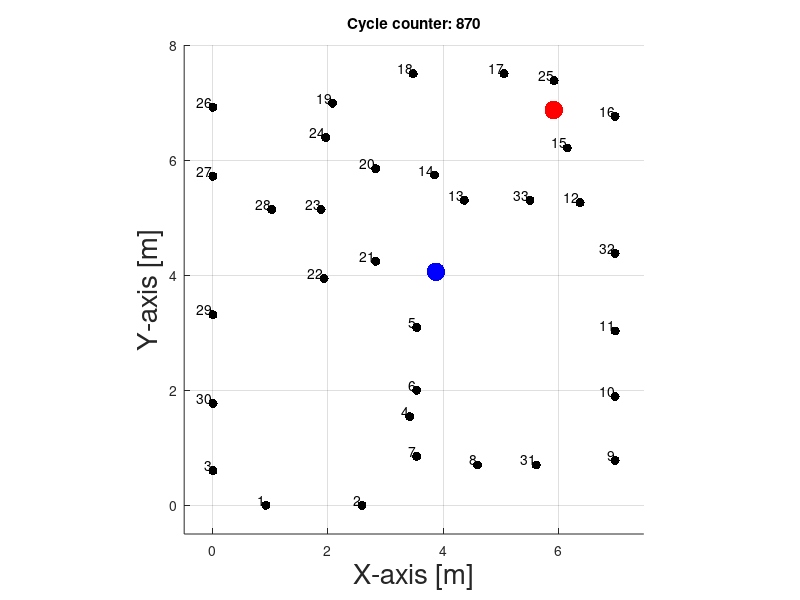

The MATLAB source for this figure:
%%%%%%%%%%%%%%%%%%%%%%%%%%%%%%%%%%%%%%%%%%%%%%%%%%%%%%%%%%%%%%%%%%%%%%%%%%%
%
% Copyright (c) 2014
% The University of Utah
% Sensing and Processing Across Networks (SPAN) Lab
% All rights reserved.
% 
% Redistribution and use, with or without modifications, are permitted
% provided that the following conditions are met:
%
% 1. Redistributions must retain the above copyright notice, this list of
%    conditions, and the following disclaimer in the documentation and/or
%    other materials provided with the distribution.
% 2. Neither the name of the University nor the names of its contributors
%    may be used to endorse or promote products derived from this software
%    without specific prior written permission.
% 
% DISCLAIMER:
%
% THIS SOFTWARE IS PROVIDED BY THE UNIVERSITY AND CONTRIBUTORS ''AS IS'' AND
% ANY EXPRESS OR IMPLIED WARRANTIES, INCLUDING, BUT NOT LIMITED TO, THE
% IMPLIED WARRANTIES OF MERCHANTABILITY AND FITNESS FOR A PARTICULAR PURPOSE
% ARE DISCLAIMED. IN NO EVENT SHALL THE UNIVERSITY OR CONTRIBUTORS BE LIABLE
% FOR ANY DIRECT, INDIRECT, INCIDENTAL, SPECIAL, EXEMPLARY, OR CONSEQUENTIAL
% DAMAGES (INCLUDING, BUT NOT LIMITED TO, PROCUREMENT OF SUBSTITUTE GOODS
% OR SERVICES; LOSS OF USE, DATA, OR PROFITS; OR BUSINESS INTERRUPTION)
% HOWEVER CAUSED AND ON ANY THEORY OF LIABILITY, WHETHER IN CONTRACT, STRICT
% LIABILITY, OR TORT (INCLUDING NEGLIGENCE OR OTHERWISE) ARISING IN ANY WAY
% OUT OF THE USE OF THIS SOFTWARE, EVEN IF ADVISED OF THE POSSIBILITY OF
% SUCH DAMAGE.
% --------------------------------------------------------------------------
%
% Author(s) : Maurizio Bocca, Neal Patwari
% Created   : 2014-01-15
%%%%%%%%%%%%%%%%%%%%%%%%%%%%%%%%%%%%%%%%%%%%%%%%%%%%%%%%%%%%%%%%%%%%%%%%%%%



function getTrueTrajectories()
% A function displaying the true trajectories of the targets during the
% test.

close all; clc;

load('targets_coordinates');
RFsensorLocsMt = ...
    [[92,0];[259,0];[0,60];[342,154];[354,309]; ...
    [354,200];[354,85];[460,70];[699,78];[699,189]; ...
    [699,303];[638,526];[437,530];[385,574];[616,621]; ...
    [699,676];[506,750];[348,750];[208,699];[283,585]; ...
    [283,424];[193,394];[188,514];[196,639];[593,738]; ...
    [0,692];[0,572];[102,514];[0,331];[0,177]; ...
    [562,70];[699,438];[551,530]]';
RFsensorLocsMt = RFsensorLocsMt*0.01;

for cycleCounter = 1:length(x_coord_t1)
    try
        set(titleHandle,'String',['Cycle counter: ' num2str(cycleCounter)]);
        set(t1Handle,'Xdata',x_coord_t1(cycleCounter), ...
            'YData',y_coord_t1(cycleCounter));
        set(t2Handle,'Xdata',x_coord_t2(cycleCounter), ...
            'YData',y_coord_t2(cycleCounter));
    catch    
        figure();
        hold on;
        plot(RFsensorLocsMt(1,:),RFsensorLocsMt(2,:),'k.','markerSize',20);
        labels = cellstr(num2str([1:length(RFsensorLocsMt)]'));
        text(RFsensorLocsMt(1,:),RFsensorLocsMt(2,:),labels, ...
            'VerticalAlignment','bottom','HorizontalAlignment','right');
        plot_margin = 0.5;
        axis([min(RFsensorLocsMt(1,:))-plot_margin ...
              max(RFsensorLocsMt(1,:))+plot_margin ...
              min(RFsensorLocsMt(2,:))-plot_margin ...
              max(RFsensorLocsMt(2,:))+plot_margin]);
        daspect([1,1,1]);
        xlabel('X-axis [m]','FontSize',20);
        ylabel('Y-axis [m]','FontSize',20);
        grid;
        titleHandle = title(['Cycle counter: ' num2str(cycleCounter)]);
        t1Handle = plot(x_coord_t1(cycleCounter), ...
            y_coord_t1(cycleCounter), ...
            'b.','markerSize',40);
        t2Handle = plot(x_coord_t2(cycleCounter), ...
            y_coord_t2(cycleCounter), ...
            'r.','markerSize',40);
    end
    drawnow
    pause(0.05)
end


